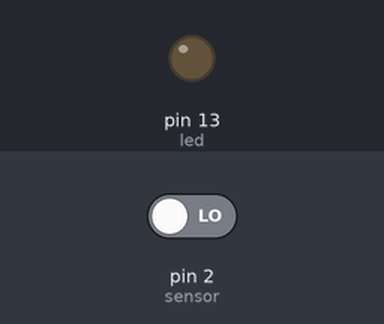
The sketch below on a simulated Arduino Uno, built with avr-gcc and run on an emulated ATmega328P. Shown: output pins drawn as LEDs (lit = HIGH). The inputs (shaded band) are chosen by the test bench; at power-on: pin 2 (sensor) LOW. What the sketch prints to the serial monitor is not drawn.

Above: at 1.2 s.
1.3 s: pin 2 (sensor) driven HIGH
At 2.2 s:
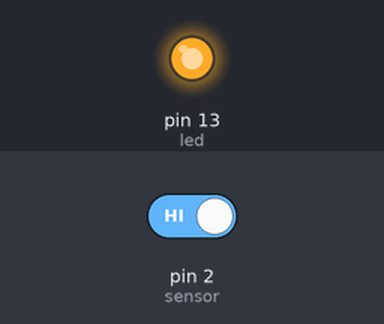
2.8 s: pin 2 (sensor) driven LOW
At 3.4 s:
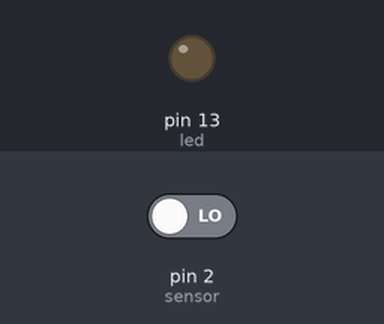
Timing chart, 0 to 5.8 s (numbered marks = the images above; inputs shaded):
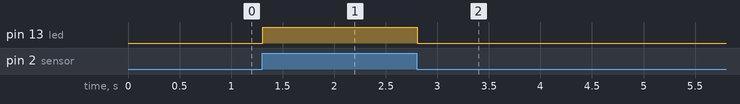

The sketch:

motion-sensor.ino
```cpp
int sensor = 2;
int led = 13;

void setup() {

  Serial.begin(9600);

  pinMode(sensor, INPUT);//将传感器的引脚设置为输入
  pinMode(led, OUTPUT);//将LED的引脚设置为输出
}


void loop() {

  int motionState = digitalRead(sensor);//读取传感器的状态
  Serial.println(motionState);
  if (motionState == HIGH){
    digitalWrite(led, HIGH);} //如果传感器检测到运动则亮灯
    else
    digitalWrite(led, LOW);
}
```

Measured:
- after the input at 1.3 s, pin 13 (led): LOW → HIGH at once
- after the input at 2.8 s, pin 13 (led): HIGH → LOW at once
